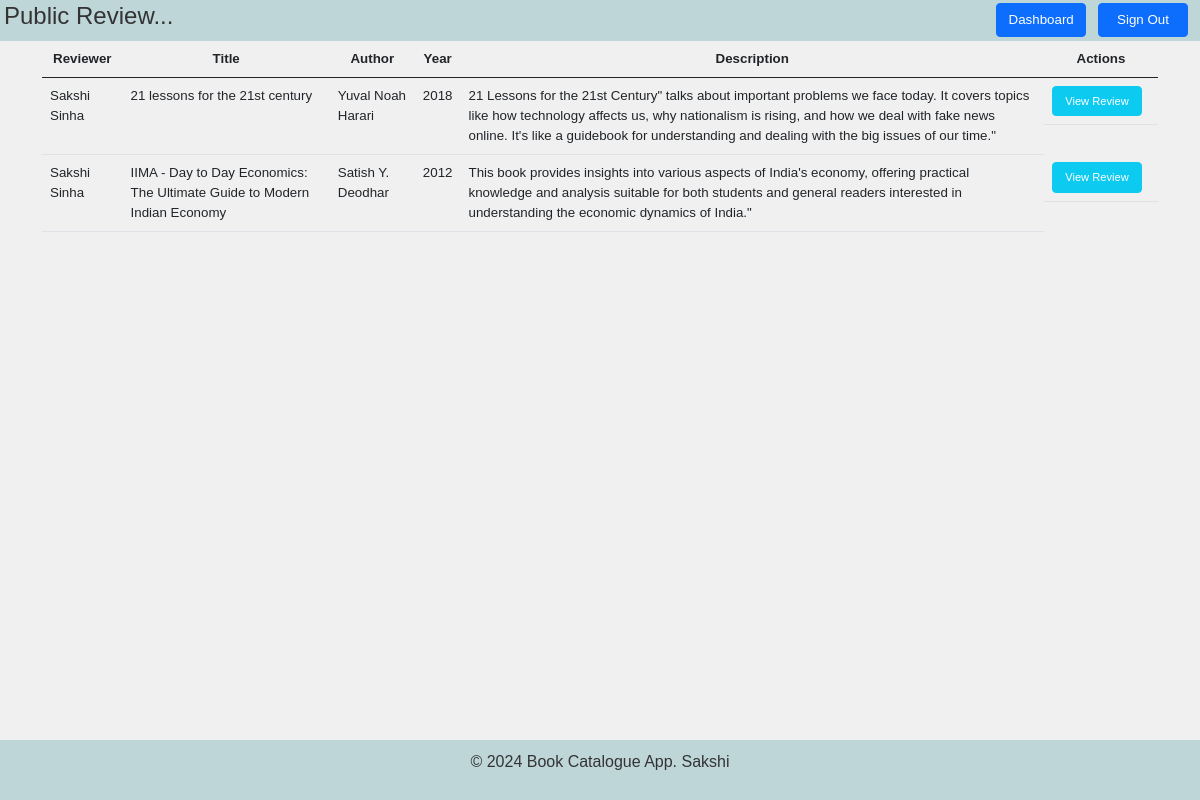
Page /public_review/ (signed in) on the committed database.
### access/models.py (models this page shows, shortened)
class Book(models.Model):
    Book_id = models.AutoField(primary_key=True, default=None)
    user = models.ForeignKey(User, on_delete=models.CASCADE)
    book_name = models.CharField(max_length=200)
    author_name = models.CharField(max_length=200, null=True)
    year_of_release = models.IntegerField()
    description = models.TextField()
    rating = models.IntegerField(choices=[(i, i) for i in range(1, 6)])
    comment = models.TextField()
    public = models.BooleanField(default=False)
    created_at = models.DateTimeField(auto_now=True, null=True)

### access/views.py (the view)
# urls.py: path("public_review/", get_public_review, name="public_review"),
@login_required
def get_public_review(request):
    if request.method == "GET":
        public_book_list = (
            Book.objects.exclude(user_id=request.user.id)
            .filter(public=True)
            .order_by("-rating")
        )
    return render(request, "public_book.html", {"public_book_list": public_book_list})

### access/templates/public_book.html (shortened to what this page needs)
<!doctype html>
<html lang="en">
<head>
    <link href="https://cdn.jsdelivr.net/npm/bootstrap@5.0.2/dist/css/bootstrap.min.css" rel="stylesheet">
</head>
<body>
    <header>
        <div class="header-content">
            {% if user.is_authenticated %}
            <div class="welcome">
                <h4>Public Review...</h4>
            </div>
            <div class="logout">
                <a href="/home/" class="btn btn-primary">Dashboard</a>
                <a href="/signout/" class="btn btn-primary">Sign Out</a>
            </div>
            {% endif %}
        </div>
    </header>
    <div class="container">
        <table class="table">
            <thead class="thead-dark">
                <tr>
                    <th scope="col">Reviewer</th>
                    <th scope="col">Title</th>
                    <th scope="col">Author</th>
                    <th scope="col">Year</th>
                    <th scope="col">Description</th>
                    <th scope="col">Actions</th>
                </tr>
            </thead>
            <tbody>
                {% for book in public_book_list %}
                <tr>
                    <td>{{ book.user.first_name }} {{ book.user.last_name }}</td>
                    <td>{{ book.book_name }}</td>
                    <td>{{ book.author_name }}</td>
                    <td>{{ book.year_of_release }}</td>
                    <td>{{ book.description }}</td>
                    <td class="action-button">
                        <button class="btn btn-info" onclick="openReview(this)" data-rating="{{ book.rating }}"
                            data-comment="{{ book.comment }}" data-public="{{ book.public }}">View Review</button>
                    </td>
                </tr>
                {% endfor %}
            </tbody>
        </table>
    </div>
    <footer>
        <p>&copy; 2024 Book Catalogue App. Sakshi</p>
    </footer>
</body>
</html>

### access/templates/public_book.html (style rules this page uses)
body { font-family: Arial, sans-serif; margin: 0; padding: 0; height: 100vh; display: flex; flex-direction: column; background-color: #f0f0f0; }
header { background-color: #bfd6d9; color: #333; padding: 2px 4px; }
.header-content { display: flex; align-items: center; }
.logout { margin-left: auto; }
footer { background-color: #bfd6d9; color: #333; padding: 10px 20px; margin-top: auto; text-align: center; }
.table th { font-size: smaller; text-align: center; }
.table td { font-size: smaller; }
.action-button { display: flex; margin-left: auto; }
.btn { font-size: smaller; color: #ffffff; margin-right: 8px; width: 90px; }

### rows in the picture
Book: user.first_name "Sakshi", user.last_name "Sinha", book_name "21 lessons for the 21st century", author_name "Yuval Noah Harari", year_of_release "2018", description "21 Lessons for the 21st Century\" talks about important problems we face today. It covers topics like how technology affects us, why nationalism is rising, and how we deal with fake news online. It's like a guidebook for understanding and dealing with the big issues of our time.\""
Book: user.first_name "Sakshi", user.last_name "Sinha", book_name "IIMA - Day to Day Economics: The Ultimate Guide to Modern Indian Economy", author_name "Satish Y. Deodhar", year_of_release "2012", description "This book provides insights into various aspects of India's economy, offering practical knowledge and analysis suitable for both students and general readers interested in understanding the economic dynamics of India.\""
